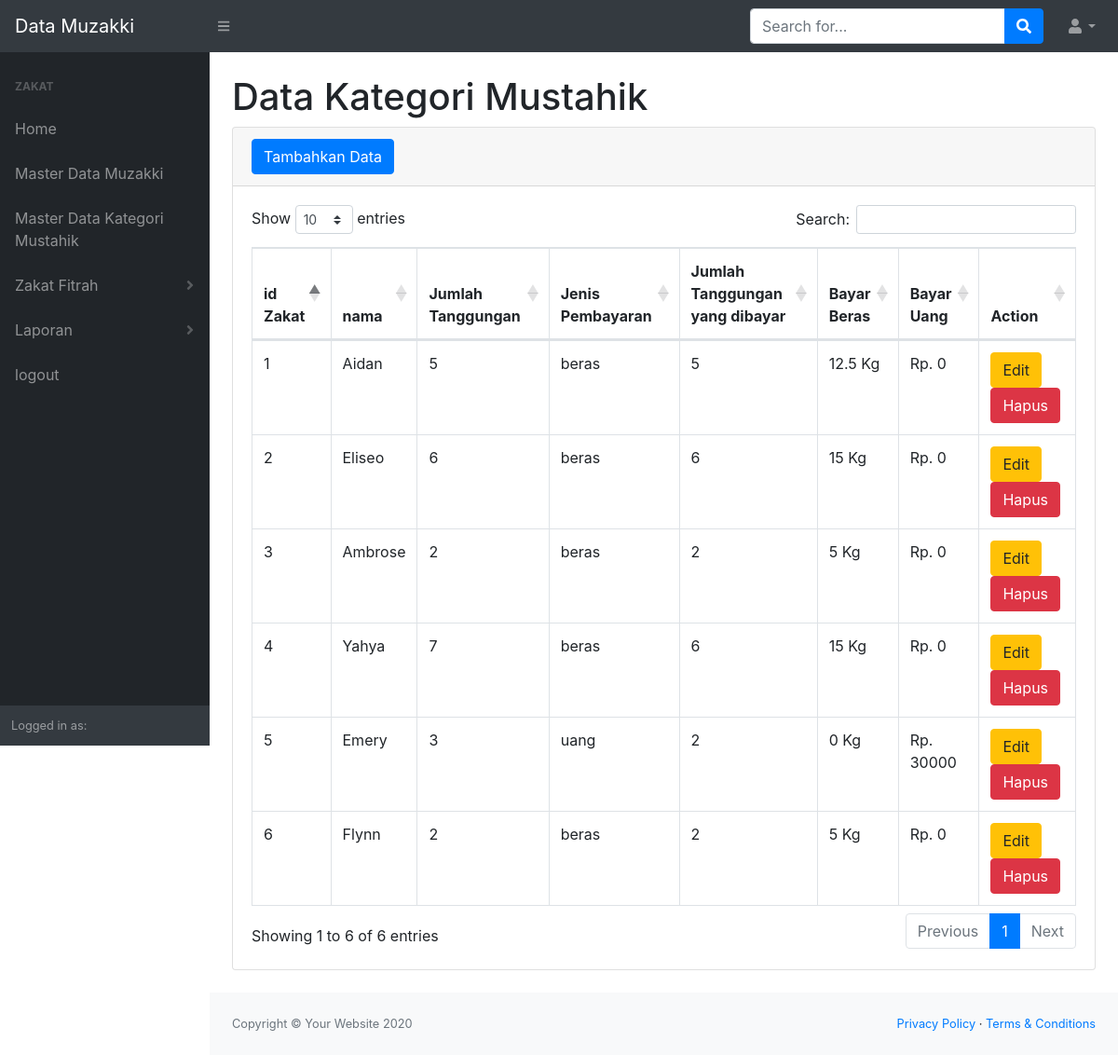
Screenshot of /cadang/pengumpulan.php with the database file from the repository.
### tables this page shows
CREATE TABLE `bayarzakat` (
  `id_zakat` int NOT NULL,
  `nama_KK` varchar(100) NOT NULL,
  `jumlah_tanggungan` int NOT NULL,
  `jenis_bayar` varchar(100) NOT NULL,
  `jumlah_tanggunganyangdibayar` int NOT NULL,
  `bayar_beras` varchar(100) NOT NULL,
  `bayar_uang` varchar(100) NOT NULL
);

### cadang/pengumpulan.php (the view, shortened to what this page needs)
<!DOCTYPE html>
<html lang="en">
    <head>
        <link href="../css/boostrap.css" rel="stylesheet" />
        <link href="../css/select2.css" rel="stylesheet" />
        <link href="https://cdn.datatables.net/1.10.20/css/dataTables.bootstrap4.min.css" rel="stylesheet" />
        <link rel="stylesheet" href="../../css/morph.css">
    </head>
    <body class="sb-nav-fixed">
        <nav class="sb-topnav navbar navbar-expand navbar-dark bg-dark">
            <a class="navbar-brand" href="index.php"> Data Muzakki</a>
            <button class="btn btn-link btn-sm order-1 order-lg-0" id="sidebarToggle" href="#"><i class="fas fa-bars"></i></button>
            <form class="d-none d-md-inline-block form-inline ml-auto mr-0 mr-md-3 my-2 my-md-0">
                <div class="input-group">
                    <input class="form-control" type="text" placeholder="Search for..." aria-label="Search" aria-describedby="basic-addon2" />
                    <div class="input-group-append">
                        <button class="btn btn-primary" type="button"><i class="fas fa-search"></i></button>
                    </div>
                </div>
            </form>
           <ul class="navbar-nav ml-auto ml-md-0">
                <li class="nav-item dropdown">
                    <a class="nav-link dropdown-toggle" id="userDropdown" href="#" role="button" data-toggle="dropdown" aria-haspopup="true" aria-expanded="false"><i class="fas fa-user fa-fw"></i></a>
                </li>
            </ul>
        </nav>
        <div id="layoutSidenav">
            <div id="layoutSidenav_nav">
                <nav class="sb-sidenav accordion sb-sidenav-dark" id="sidenavAccordion">
                    <div class="sb-sidenav-menu">
                         <div class="nav">
                            <div class="sb-sidenav-menu-heading">Zakat</div>
                                <a class="nav-link" href="index.php">
                                Home
                                <a class="nav-link" href="MasterMuzakki.php">
                                Master Data Muzakki
                                <a class="nav-link" href="MasterMustahik.php">
                                Master Data Kategori Mustahik
                                <a class="nav-link collapsed" href="#" data-toggle="collapse" data-target="#collapseLayouts" aria-expanded="false" aria-controls="collapseLayouts">
                                Zakat Fitrah
                                <div class="sb-sidenav-collapse-arrow"><i class="fas fa-angle-down"></i></div>
                                </a>
                                <a class="nav-link collapsed" href="#" data-toggle="collapse" data-target="#collapsePages" aria-expanded="false" aria-controls="collapsePages">
                                Laporan
                                <div class="sb-sidenav-collapse-arrow"><i class="fas fa-angle-down"></i></div>
                                </a>
                                <a class="nav-link" href="login.php">
                                logout
                            </a>
                        </div>
                    </div>
                    <div class="sb-sidenav-footer">
                        <div class="small">Logged in as:</div>
                    </div>
                </nav>
            </div>
            <div id="layoutSidenav_content">
                <main>
                    <div class="container-fluid">
                        <h1 class="mt-4">Data Kategori Mustahik</h1>
                        <div class="card mb-4">
                            <div class="card-header">
                            <button type="button" class="btn btn-primary" data-toggle="modal" data-target="#myModal">
                                Tambahkan Data
                            </button>
                            </div>
                            <div class="card-body">
                                <div class="table-responsive">
                                    <table class="table table-bordered" id="dataTable" width="100%" cellspacing="0">
                                        <thead>
                                            <tr>
                                                <th>id Zakat</th>
                                                <th>nama</th>
                                                 <th>Jumlah Tanggungan</th>
                                                 <th>Jenis Pembayaran</th>
                                               <th>Jumlah Tanggungan yang dibayar</th>
                                               <th>Bayar Beras</th>
                                               <th>Bayar Uang</th>
                                               <th>Action</th>
                                            </tr>
                                        </thead>
                                        <tbody>
                                        <?php
                                        $host = 'localhost';
                                        $user = 'root';
                                        $password = 'mysql';
                                        $db = 'zakatfitrah';
                                        $koneksi = mysqli_connect($host,$user,$password,$db);
                                            $datauser = mysqli_query($koneksi, "select * from bayarzakat");
                                            while($data= mysqli_fetch_array($datauser)){
                                               $idz = $data['id_zakat'];
                                               $namakk = $data['nama_KK'];
                                               $jml = $data['jumlah_tanggungan'];
                                               $jns = $data['jenis_bayar'];
                                               $jml2 = $data['jumlah_tanggunganyangdibayar'];
                                               $byr = $data['bayar_beras'];
                                               $byr2 = $data['bayar_uang'];
                                            ?>
                                            <tr>
                                                <td><?=$idz;?></td>
                                                <td><?=$namakk;?></td>
                                                <td><?=$jml;?></td>
                                                <td><?=$jns;?></td>
                                                <td><?=$jml2;?></td>
                                                <td><?=$byr;?></td>
                                                <td><?=$byr2;?></td>
                                                <td>
                                                <button type="button" class="btn btn-warning" data-toggle="modal" data-target="#edit<?=$idm;?>">
                                                Edit
                                                <br>
                                                </button>
                                                 <button type="button" class="btn btn-danger" data-toggle="modal" data-target="#hapus<?=$idm;?>">
                                                Hapus
                                                <br>
                                                </button>
                                                </td>
                                            </tr>
                                            <?php
                                            }
                                            ?>
                                        </tbody>
                                    </table>
                                </div>
                            </div>
                        </div>
                    </div>
                </main>
                <footer class="py-4 bg-light mt-auto">
                    <div class="container-fluid">
                        <div class="d-flex align-items-center justify-content-between small">
                            <div class="text-muted">Copyright &copy; Your Website 2020</div>
                            <div>
                                <a href="#">Privacy Policy</a>
                                &middot;
                                <a href="#">Terms &amp; Conditions</a>
                            </div>
                        </div>
                    </div>
                </footer>
            </div>
        </div>
        <link href="https://cdnjs.cloudflare.com/ajax/libs/select2/4.0.6-rc.0/css/select2.min.css" rel="stylesheet"/>
    </body>
</html>

### css/morph.css (style rules this page uses)
body { margin: 0px; }

### rows the page displays
bayarzakat: id_zakat "1", nama_KK "Aidan", jumlah_tanggungan "5", jenis_bayar "beras", jumlah_tanggunganyangdibayar "5", bayar_beras "12.5 Kg", bayar_uang "Rp. 0"
bayarzakat: id_zakat "2", nama_KK "Eliseo", jumlah_tanggungan "6", jenis_bayar "beras", jumlah_tanggunganyangdibayar "6", bayar_beras "15 Kg", bayar_uang "Rp. 0"
bayarzakat: id_zakat "3", nama_KK "Ambrose", jumlah_tanggungan "2", jenis_bayar "beras", jumlah_tanggunganyangdibayar "2", bayar_beras "5 Kg", bayar_uang "Rp. 0"
bayarzakat: id_zakat "4", nama_KK "Yahya", jumlah_tanggungan "7", jenis_bayar "beras", jumlah_tanggunganyangdibayar "6", bayar_beras "15 Kg", bayar_uang "Rp. 0"
bayarzakat: id_zakat "5", nama_KK "Emery", jumlah_tanggungan "3", jenis_bayar "uang", jumlah_tanggunganyangdibayar "2", bayar_beras "0 Kg", bayar_uang "Rp. 30000"
bayarzakat: id_zakat "6", nama_KK "Flynn", jumlah_tanggungan "2", jenis_bayar "beras", jumlah_tanggunganyangdibayar "2", bayar_beras "5 Kg", bayar_uang "Rp. 0"
